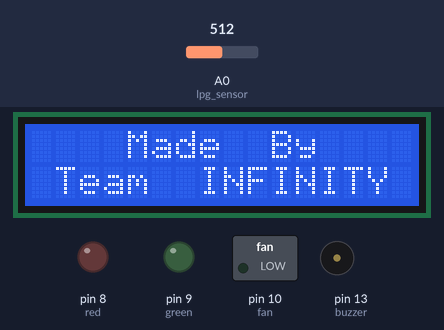
A sketch run on a simulated Arduino Uno, built with avr-gcc and run on an emulated ATmega328P. On the bench: 16×2 character LCD, switched loads named in the sketch (green lamp = pin HIGH), output pins drawn as LEDs (lit = HIGH), buzzer (waves = sounding, pin HIGH). The inputs (shaded band) are chosen by the test bench; at power-on: A0 (lpg_sensor) = 512. What the sketch prints to the serial monitor is not drawn.

Above: at 3.1 s.
At 8.2 s:
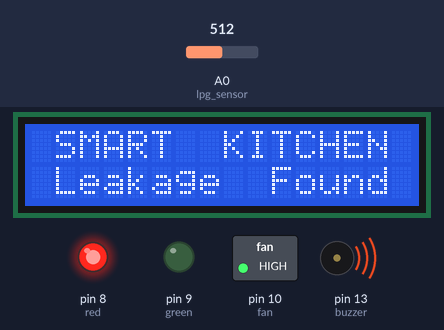
8.3 s: A0 (lpg_sensor) set to 247
9.8 s: A0 (lpg_sensor) set to 213
At 10.14 s:
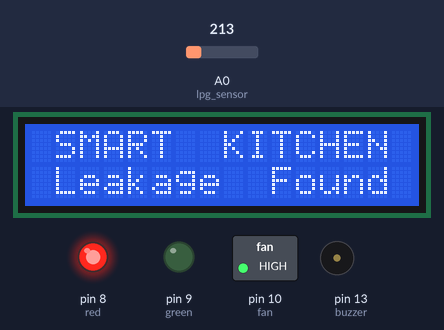
At 10.8 s:
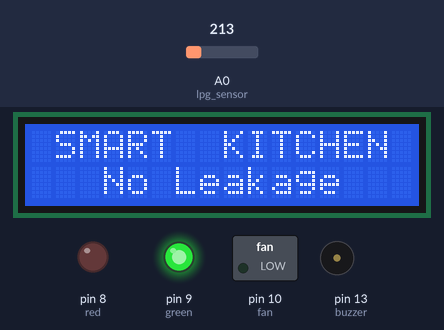
Timing chart, 0 to 12.8 s (numbered marks = the images above; inputs shaded):
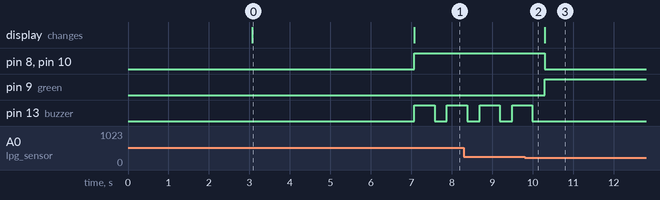

The sketch:

Smart_Kitchen_Arduino.ino
```cpp
#include <LiquidCrystal.h>
LiquidCrystal lcd(7, 6, 5, 4, 3, 2);

int lpg_sensor = A0;
int buzzer = 13;
int fan = 10;
int green = 9;
int red = 8;


void setup()
{
  pinMode(lpg_sensor, INPUT);
  pinMode(buzzer, OUTPUT);
  digitalWrite(buzzer, LOW);
  pinMode(green, OUTPUT);
  digitalWrite(green, LOW);
  pinMode(red, OUTPUT);
  digitalWrite(red, LOW);
  pinMode(fan, OUTPUT);
  digitalWrite(fan, LOW);

  lcd.begin(16, 2);
  lcd.setCursor (0,0);
  lcd.print ("   Welcome To   ");
  lcd.setCursor (0,1);
  lcd.print (" SMART  KITCHEN ");
  delay(3000);
  lcd.setCursor (0,0);
  lcd.print ("    Made  By     ");
  lcd.setCursor (0,1);
  lcd.print (" Team  INFINITY ");
  delay(4000);
  Serial.begin(9600);
}

void loop()
{
  int analogSensor = analogRead(lpg_sensor);
  Serial.println(analogSensor);

  lcd.setCursor (0, 0);
  lcd.print (" SMART  KITCHEN ");
  lcd.setCursor (0,1);
   if (analogSensor > 230)
  {
    lcd.print(" Leakage  Found ");
    digitalWrite(red, HIGH);
    digitalWrite(fan, HIGH);
    digitalWrite(green, LOW);
    digitalWrite(buzzer, HIGH);
    delay(500);
    digitalWrite(buzzer, LOW);
    delay(300);

  }

  else  {
    lcd.print("   No Leakage   ");
    digitalWrite(green, HIGH);
    digitalWrite(red, LOW);
    digitalWrite(fan, LOW);
    digitalWrite(buzzer, LOW);
  }
}
```

Measured:
- the behaviour switches between 231 and 230 on A0 (lpg_sensor) (found by bisection; images 1 and 2)
- after the input at 9.8 s, pin 8 (red), pin 10 (fan): HIGH → LOW after 0.50 s; pin 9 (green): LOW → HIGH after 0.50 s; pin 13 (buzzer): goes on until 10.0 s, then stays LOW
- by itself, pin 13 (buzzer): alternates HIGH for 0.50 s and LOW for 0.30 s
- what the display in image 0 shows lasts 4.0 s, from 3.1 s to 7.1 s
